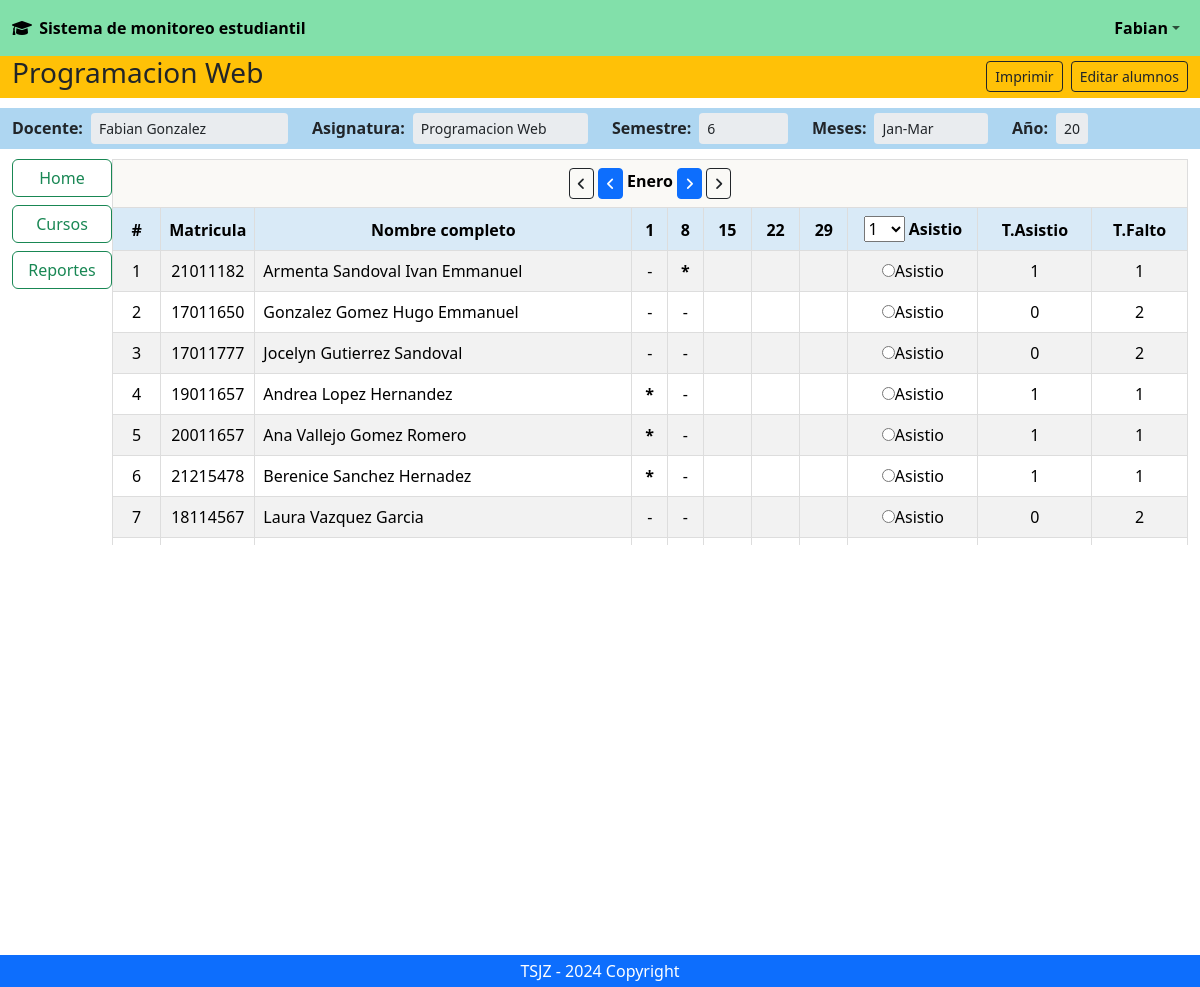
The page /pages/ver_clase.php?id=1 (signed in) on the database its author committed.
### tables this page shows
CREATE TABLE `materia` (
  `idMateria` int(11) NOT NULL,
  `nombreMateria` varchar(255) DEFAULT NULL,
  `idUsuario` int(11) DEFAULT NULL,
  `semestre` int(11) DEFAULT NULL,
  `fechaInicio` date DEFAULT NULL,
  `fechaFinal` date DEFAULT NULL
);

CREATE TABLE `usuarios` (
  `idUsuario` int(11) NOT NULL,
  `idRole` int(11) DEFAULT NULL,
  `matricula` varchar(255) DEFAULT NULL,
  `nombre` varchar(255) DEFAULT NULL,
  `apellidoPaterno` varchar(255) DEFAULT NULL,
  `apellidoMaterno` varchar(255) DEFAULT NULL,
  `password` varchar(255) DEFAULT NULL,
  `correo` varchar(255) DEFAULT NULL
);

### pages/ver_clase.php (the view, shortened to what this page needs)
<?php
include_once '../db/conexion_pdo.php';
$page_id = $_GET['id'];
$sql = "SELECT * FROM materia WHERE idMateria = :id_materia";
$stmt = $conn->prepare($sql);
$stmt->execute([':id_materia' => $page_id]);
$pages = $stmt->fetch(PDO::FETCH_ASSOC);
$query_datos = "SELECT usuarios.matricula, usuarios.nombre, usuarios.apellidoPaterno, usuarios.apellidoMaterno, usuarios.correo
                FROM materia_alumno
                INNER JOIN usuarios ON materia_alumno.idUsuario = usuarios.idUsuario
                WHERE materia_alumno.idMateria = :page_id;
                ";
  $stmt_datos = $conn->prepare($query_datos);
  $stmt_datos->execute([':page_id' => $page_id]);
  $results = $stmt_datos->fetchAll();
$contador = 1;
$query_audit = "SELECT diaSemana, fecha
                FROM materia_dia
                WHERE idMateria = $page_id";
  $stmt_audit = $conn->prepare($query_audit);
  $stmt_audit->execute();
  $rows = $stmt_audit->fetchAll();
$query_mes = "SELECT
              DATE_FORMAT(MIN(fecha), '%b') AS mesInicio,
              DATE_FORMAT(MAX(fecha), '%b') AS mesFinal,
              DATE_FORMAT(fecha, '%Y') AS year
              FROM materia_dia
              WHERE idMateria = :id_materia
              ";
  $stmt_mes = $conn->prepare($query_mes);
  $stmt_mes->execute([':id_materia' => $page_id]);
  $meses = $stmt_mes->fetch();
  $mes_inicio = $meses['mesInicio'];
  $mes_final = $meses['mesFinal'];
  $year = $meses['year'];
$spanishMonth = array(
  1 => "Enero",
  2 => "Febrero",
  3 => "Marzo",
  4 => "Abril",
  5 => "Mayo",
  6 => "Junio",
  7 => "Julio",
  8 => "Agosto",
  9 => "Septiembre",
  10 => "Octubre",
  11 => "Noviembre",
  12 => "Diciembre"
);
if (isset($_POST['mesActual'])) {
  $mesActual = $_POST['mesActual'];
} else {
  $mesActual = 1;
}
if (isset($_POST['selected_day'])) {
  $selectedDay = $_POST['selected_day'];
} else {
  $selectedDay = 1;
}
$nDaysArray = [];
$fechasArray = [];
foreach($rows as $fila){
  $fecha = new DateTime($fila['fecha']);
  if($fecha->format('n') == $mesActual){
      if($fecha->format('N') == $selectedDay){
      $nDays = $fecha->format('j');
      $fechasArray[] = $fecha->format('Y-m-d');
      $nDaysArray[] = $nDays;
      }
  }
}
$query_asistencia = "SELECT
                        usuarios.matricula,
                        asistencias.asistencia,
                        materia_dia.diaSemana,
                        materia_dia.fecha
                     FROM asistencias
                     JOIN materia_dia ON asistencias.idMateriaDia = materia_dia.idMateriaDia
                     JOIN usuarios ON asistencias.idUsuario = usuarios.idUsuario
                     WHERE materia_dia.idMateria = :id_materia";
  $stmt_asistencia = $conn->prepare($query_asistencia);
  $stmt_asistencia->execute([':id_materia' => $page_id]);
  $asistencias = $stmt_asistencia->fetchAll(PDO::FETCH_ASSOC);
if(!empty($asistencias)){
  foreach ($asistencias as $asistencia) {
  $asistenciaPorMatricula[$asistencia['matricula']][$asistencia['fecha']] = $asistencia['asistencia'];
  }
  $totalesPorMatricula = [];
  foreach ($asistenciaPorMatricula as $matricula => $asistencias) {
    $totalAsistencias = 0;
    $totalFaltas = 0;
    foreach ($asistencias as $asistencia) {
        if ($asistencia == 'asistio') {
            $totalAsistencias++;
        } else {
            $totalFaltas++;
        }
    }
    $totalesPorMatricula[$matricula] = [
        'asistencias' => $totalAsistencias,
        'faltas' => $totalFaltas
    ];
  }
} else {
    $msgs[] = "No hay alumno o ni asistencia";
}
?>
<!DOCTYPE html>
<html lang="en">
<head>
    <link rel="stylesheet" href="https://use.fontawesome.com/releases/v5.0.7/css/all.css">
    <link href="https://cdn.jsdelivr.net/npm/bootstrap@5.3.3/dist/css/bootstrap.min.css" rel="stylesheet">
    <link rel="stylesheet" href="https://cdnjs.cloudflare.com/ajax/libs/font-awesome/6.0.0-beta3/css/all.min.css">
    <link rel="stylesheet" href="../css/ver_clase1.css">
</head>
<body>
<div>
<header>
  <nav class="navbar navbar-expand-sm navbar-light wallpaper-background">
      <div class="container-fluid">
        <div class="navbar-text"><a href="docente.php"> <i class="fas fa-graduation-cap"></i> <strong class="text-black" style="margin-left:3px;">Sistema de monitoreo estudiantil</strong></a></div>
            <div class="collapse navbar-collapse">
                <ul class="nav navbar-nav ms-auto">
                    <li class="nav-item dropdown">
                        <a class="nav-link dropdown-toggle" data-bs-toggle="dropdown" href="#"><strong class="text-black"><?php echo $_SESSION['nombre']; ?></strong></a>
                    </li>
                </ul>
            </div>
      </div>
  </nav>
</header>
<main>
<div class="container-fluid wallpaper-sub-background">
  <div class="row">
    <div class="col-8 d-flex bg-warning align-items-center"><h3 class="text-center"> <?php echo $pages['nombreMateria']?></h3></div>
    <div class="col-4 d-flex align-items-center bg-warning justify-content-end">
      <button type="button" class="btn btn-outline-dark btn-sm me-2">Imprimir</button>
      <button type="button" class="btn btn-outline-dark btn-sm" data-bs-toggle="modal" data-bs-target="#editarAlumnos">Editar alumnos</button>
    </div>
  </div>
</div>
<div class="container-fluid wallpaper-sub-background space">
  <div class="row">
    <div class="col-3 d-flex align-items-center">
      <strong class="me-2">Docente: </strong>
      <input type="text" value="<?php echo $_SESSION['nombre'] . " " . $_SESSION['apellidoPaterno']; ?>" class="remove-styles-input form-control form-control-sm" disabled readonly>
    </div>
    <div class="col-3 d-flex align-items-center">
      <strong class="me-2">Asignatura: </strong>
      <input type="text" value="<?php echo $pages['nombreMateria']; ?>" class="remove-styles-input form-control form-control-sm" disabled readonly>
    </div>
    <div class="col-2 d-flex align-items-center">
      <strong class="me-2">Semestre: </strong>
      <input type="text" value="<?php echo $pages['semestre']?>" class="remove-styles-input form-control form-control-sm" disabled readonly>
    </div>
    <div class="col-2 d-flex align-items-center">
      <strong class="me-2">Meses: </strong>
      <input type="text" value="<?php echo $mes_inicio . '-' . $mes_final ?>" class="remove-styles-input form-control form-control-sm" disabled readonly>
    </div>
    <div class="col-1 d-flex align-items-center">
      <strong class="me-2">Año: </strong>
      <input type="text" value="<?php echo $year ?>" class="remove-styles-input form-control form-control-sm" disabled readonly>
    </div>
  </div>
</div>
<div class="container-fluid">
  <div class="row">
    <div class="col-1 space">
        <div class="row">
          <div class="col">
            <button type="button" class="btn btn-outline-success mb-2 small-column"><a href="docente.php">Home</a></button>
            <button type="button" class="btn btn-outline-success mb-2 small-column"><a href="docente.php">Cursos</a></button>
            <button type="button" class="btn btn-outline-success mb-2 small-column">Reportes</button>
          </div>
        </div>
    </div>
    <?php $numeros = $nDaysArray ?>
    <div class="col-11 table-container space">
        <table class="table table-striped">
          <thead>
          <form action="#" method="post">
            <tr>
              <th colspan="<?php echo (count($numeros)+6); ?>" class="text-center" style="background-color: #FAF9F6;">
                <div class="d-flex justify-content-center align-items-center">
                    <div class="form-months">
                      <button class="btn btn-outline-dark btn-sm" name="prev_day" id="prev"> <i class="fa-solid fa-angle-left"></i> </button>
                      <button class="btn btn-primary btn-sm" name="decrementarMes"> <i class="fa-solid fa-angle-left"></i> </button>
                      <div> <?php echo $spanishMonth[$mesActual]; ?> </div>
                      <button class="btn btn-primary btn-sm" name="incrementarMes" id="next"> <i class="fa-solid fa-angle-right"></i> </button>
                      <button class="btn btn-outline-dark btn-sm" name="next_day"> <i class="fa-solid fa-angle-right"></i> </button>
                    </div>
                  </div>
              </th>
            </tr>
            <tr class="sticky-column text-center">
              <th>#</th>
              <th>Matricula</th>
              <th>Nombre completo</th>
              <?php foreach($nDaysArray as $dias) { ?>
                <th class='text-center'> <?php echo $dias; ?> </th>
              <?php } ?>
              <th style="width: 130px;">
              <select name="fecha_seleccionada">
                <?php foreach($nDaysArray as $key => $dias) echo "<option value='$fechasArray[$key]'> $dias </option>"; ?>
              </select> Asistio</th>
              <th>T.Asistio</th>
              <th>T.Falto</th>
            </tr>
          </thead>
          <tbody>
            <?php foreach ($results as $result): ?>
            <tr>
              <td class="text-center"> <?php echo $contador; ?> </td>
              <td class="text-center" style="width: 25px;">
              <?php echo $result['matricula']; ?>
              </td>
              <td>
                <?php
                  echo $result['nombre'] . " " . $result['apellidoPaterno'] . " " . $result['apellidoMaterno'];
                ?>
              </td>
              <?php foreach ($fechasArray as $fecha) { ?>
                <td class='text-center'>
                  <?php
                    if (isset($asistenciaPorMatricula[$result['matricula']][$fecha])) {
                      $estatus  = $asistenciaPorMatricula[$result['matricula']][$fecha];
                        if($estatus == 'asistio'){
                          echo "<strong>*<strong>";
                        } else {
                        echo "-";
                        }
                    }
                  ?>
                </td>
              <?php } ?>
              <td class="text-center">
                <input type='radio' name='asistencias[<?php echo $result['matricula']; ?>]' id="choose_yes" value='asistio'>Asistio
              </td>
              <td class='text-center'>
                <?php
                if (isset($totalesPorMatricula[$result['matricula']])) {
                    echo $totalesPorMatricula[$result['matricula']]['asistencias'];
                } else {
                    echo '0';
                }
                ?>
              </td>
              <td class='text-center'>
                <?php
                if (isset($totalesPorMatricula[$result['matricula']])) {
                    echo $totalesPorMatricula[$result['matricula']]['faltas'];
                } else {
                    echo '0';
                }
                ?>
              </td>
            <?php $contador++; ?>
            <?php endforeach; ?>
            </tr>
          </tbody>
        </table>
    </div>
  </div>
</div>
</main>
<footer class="bg-primary text-center text-while fixed-bottom">
  <div class="text-center text-white p-1">TSJZ - 2024 Copyright</div>
</footer>
</body>
</html>

### css/ver_clase1.css (style rules this page uses)
.wallpaper-background { background-color: #82E0AA; }
.wallpaper-sub-background { background-color: #AED6F1; }
.remove-styles-input { border: none; outline: none; box-shadow: none; border-color: transparent; margin: 5px 0px; }
.space { margin-top: 10px; }
.small-column { width: 100px; }
a { text-decoration: none; color: inherit; }
.table-container { max-height: 386px; overflow-y: auto; }
.sticky-column > th { background-color: #d9eaf7; position: sticky; top: 0; z-index: 10; }
td, th { border: 1px solid #dddddd; }
.form-months > div { display: inline-block; }

### pages/ver_clase.php (style rules this page uses)
.date-table > th, td { text-align: left; }

### rows shown on the page
materia: nombreMateria "Programacion Web", semestre "6"
usuarios: matricula "21011182", nombre "Armenta Sandoval Ivan Emmanuel", matricula "1"
usuarios: matricula "17011650", nombre "Gonzalez Gomez Hugo Emmanuel", matricula "0", matricula "2"
usuarios: matricula "17011777", nombre "Jocelyn Gutierrez Sandoval", matricula "0", matricula "2"
usuarios: matricula "19011657", nombre "Andrea Lopez Hernandez", matricula "1"
usuarios: matricula "20011657", nombre "Ana Vallejo Gomez Romero", matricula "1"
usuarios: matricula "21215478", nombre "Berenice Sanchez Hernadez", matricula "1"
usuarios: matricula "18114567", nombre "Laura Vazquez Garcia", matricula "0", matricula "2"

### other values the page prints
$_SESSION['nombre'] "Fabian"
$spanishMonth[$mesActual] "Enero"
$dias "1"
$dias "8"
$dias "15"
$dias "22"
$dias "29"
form field fecha_seleccionada "1"
